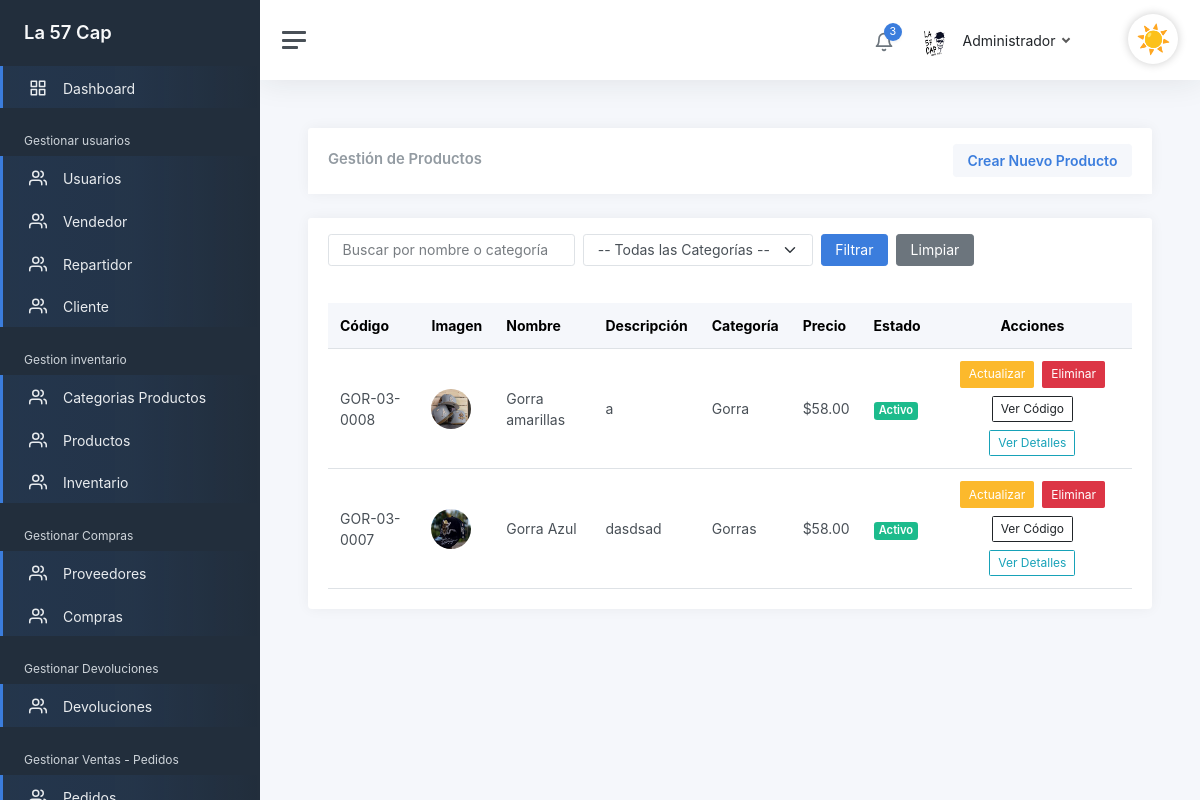
Screenshot of /admin/GestionarProducto (signed in) with the database file from the repository.
### tables this page shows
CREATE TABLE `producto`  (
  `idproducto` int(0) NOT NULL AUTO_INCREMENT,
  `id_categoria` int(0) NOT NULL,
  `codigo_producto` varchar(45) NOT NULL,
  `nombre_producto` varchar(45) NOT NULL,
  `descripcion` varchar(200) NOT NULL,
  `precio` decimal(10, 2) NOT NULL,
  `eliminado` tinyint(0) NULL DEFAULT 0,
  `Foto` varchar(150) NULL DEFAULT NULL,
  PRIMARY KEY (`idproducto`) USING BTREE,
  INDEX `producto_categoria_idx`(`id_categoria`) USING BTREE,
  CONSTRAINT `producto_categoria` FOREIGN KEY (`id_categoria`) REFERENCES `categoria_producto` (`idcategoria_producto`) ON DELETE RESTRICT ON UPDATE RESTRICT
);

CREATE TABLE `categoria_producto`  (
  `idcategoria_producto` int(0) NOT NULL AUTO_INCREMENT,
  `foto` varchar(150) NULL DEFAULT NULL,
  `garantias_meses` int(0) NOT NULL,
  `titulo` varchar(80) NOT NULL,
  `politica_garantia` varchar(500) NOT NULL,
  `tiene_garantia` tinyint(0) NOT NULL,
  `eliminado` tinyint(0) NULL DEFAULT 0,
  `estado` varchar(30) NULL DEFAULT NULL,
  PRIMARY KEY (`idcategoria_producto`) USING BTREE
);

### views/Admin/producto/GestionarProducto.php (the view, shortened to what the rows shown need)
<div class="card">
    <div class="card-header d-flex justify-content-between align-items-center">
        <h2 class="card-title mb-0">Gestión de Productos</h2>
    </div>
</div>
<div class="card mt-3">
    <div class="card-body">
        <div class="table-responsive">
            <table class="table table-hover mb-0">
                <thead class="table-light">
                    <tr>
                        <th>Código</th>
                        <th>Imagen</th>
                        <th>Nombre</th>
                        <th>Descripción</th>
                        <th>Categoría</th>
                        <th>Precio</th>
                        <th>Estado</th>
                        <th class="text-center">Acciones</th>
                    </tr>
                </thead>
                <tbody>
                    <?php if (!empty($productos)): ?>
                        <?php foreach ($productos as $producto): ?>
                            <tr>
                                <td><?php echo $producto->codigo_producto; ?></td>
                                <td>
                                    <img src="/img/productos/<?php echo $producto->Foto ?? 'default.jpg'; ?>" width="40" height="40"
                                         class="rounded-circle" alt="Imagen producto">
                                </td>
                                <td><?php echo $producto->nombre_producto; ?></td>
                                <td><?php echo $producto->descripcion; ?></td>
                                <td><?php echo $producto->categoria_nombre ?? '—'; ?></td>
                                <td>$<?php echo number_format($producto->precio, 2); ?></td>
                                <td>
                                    <span class="badge bg-<?php echo $producto->eliminado ? 'secondary' : 'success'; ?>">
                                        <?php echo $producto->eliminado ? 'Inactivo' : 'Activo'; ?>
                                    </span>
                                </td>
                                <td class="text-center">
                                    <div class="d-flex justify-content-center gap-2 flex-wrap">
                                        <a href="/admin/ActualizarProducto?id=<?php echo $producto->idproducto; ?>"
                                           class="btn btn-sm btn-warning">Actualizar</a>
                                        <form method="POST" action="/admin/EliminarProducto" class="d-inline">
                                            <input type="submit" class="btn btn-sm btn-danger" value="Eliminar">
                                        </form>
                                        <a href="/admin/GenerarCodigoBarras?id=<?php echo $producto->idproducto; ?>"
                                           class="btn btn-sm btn-outline-dark">Ver Código</a>
                                        <a href="/admin/VerProducto?id=<?php echo $producto->idproducto; ?>"
                                           class="btn btn-sm btn-outline-info">Ver Detalles</a>
                                    </div>
                                </td>
                            </tr>
                        <?php endforeach; ?>
                    <?php else: ?>
                        <tr>
                            <td colspan="8" class="text-center text-muted">No se encontraron productos.</td>
                        </tr>
                    <?php endif; ?>
                </tbody>
            </table>
        </div>
    </div>
</div>

### rows the page displays
producto: codigo_producto "GOR-03-0008", shows a picture, nombre_producto "Gorra amarillas", descripcion "a", id_categoria.titulo "Gorra", precio "58.00", eliminado "Activo"
producto: codigo_producto "GOR-03-0007", Foto (picture), nombre_producto "Gorra Azul", descripcion "dasdsad", id_categoria.titulo "Gorras", precio "58.00", eliminado "Activo"

### other values shown
count(Notificacion::obtenerPorUsuario($_SESSION['id'])) "3"
$nombreUsuario "Administrador"
